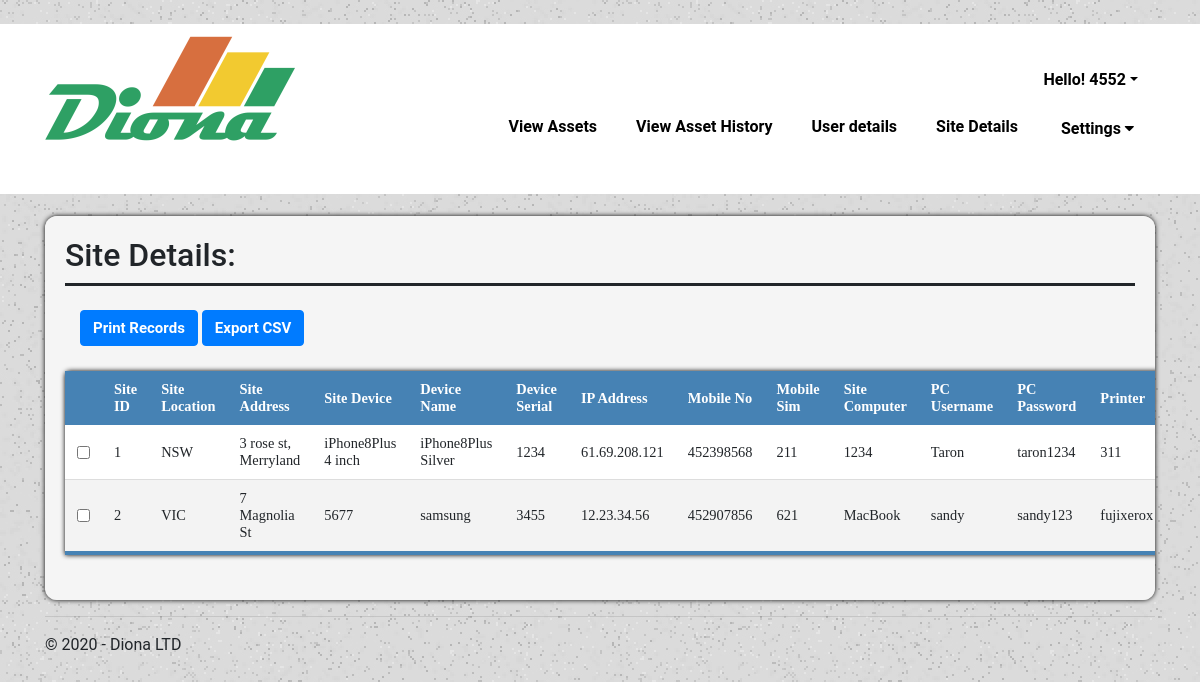
/site_details (signed in), run on an earlier commit of the app's database.
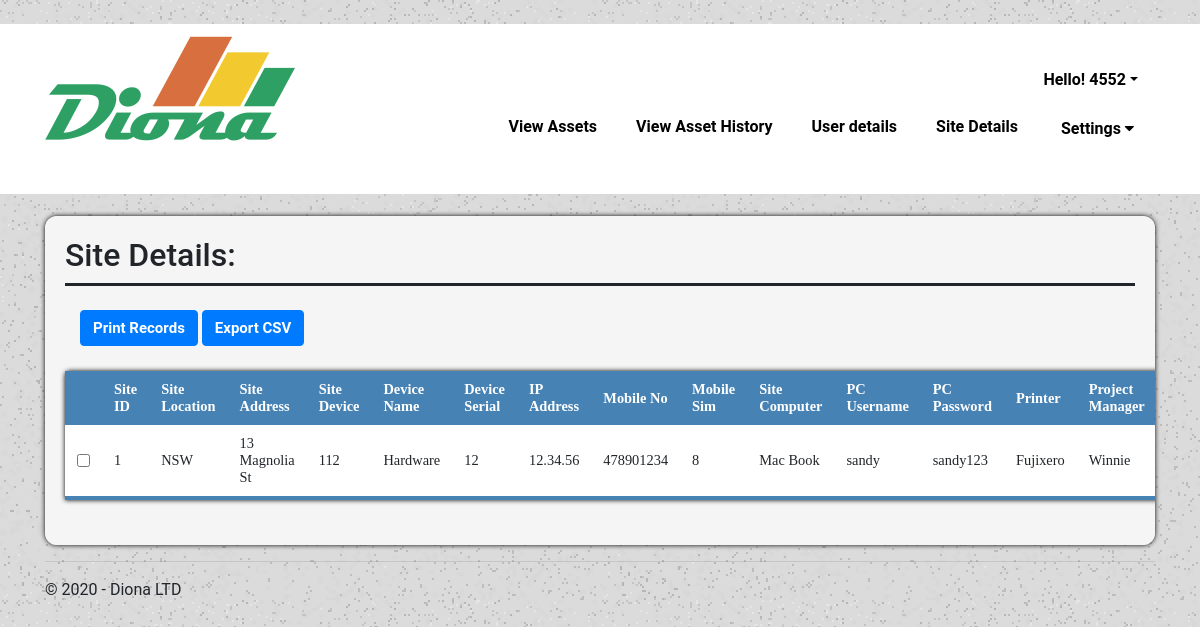
And on a later commit of the database.
### tables this page shows
CREATE TABLE Site (
                                            `site_id` integer NOT NULL,
                                            `site_location` TEXT NULL,
                                            `site_address` TEXT NULL,
                                            `site_device` TEXT NULL,
                                            `device_name` TEXT NULL,
                                            `serial` INTEGER NULL,
                                            `ip_address` TEXT NULL,
                                            `mobile_no` INTEGER NULL,
                                            `sim` INTEGER NULL,
                                            `computer` TEXT NULL,
                                            `PC_username` TEXT NULL,
                                            `PC_password` TEXT NULL,
                                            `printer` TEXT NULL,
                                            `projectManager` TEXT NULL,
                                            PRIMARY KEY (`site_id`));

### EX1/views.py (the view)
@app.route('/site_details')
def site_all_details():
    if 'loggedin' in session:
        conn = sqlite3.connect(r"diona.db")
        conn.row_factory = sqlite3.Row
        rows = conn.execute("SELECT site_id as 'Site ID', site_location as 'Site Location', site_address as 'Site Address', site_device as 'Site Device', device_name as 'Device Name', serial as 'Device Serial', ip_address as 'IP Address', mobile_no as 'Mobile No', sim as 'Mobile Sim', computer as 'Site Computer', PC_username as 'PC Username', PC_password as 'PC Password', printer as 'Printer', projectManager as 'Project Manager' FROM Site")
        col_names = rows.fetchone()
        headers = col_names.keys()
        cur2 = conn.cursor()
        results = cur2.execute("SELECT * FROM Site")
        """Renders the Site Details page."""
        return render_template('admin_site.html',
                                username=session['id'],
                                title='Site Details',
                                year=datetime.now().year,
                                message='Site Details',
                                header = headers,
                                rows = results.fetchall())
    return redirect(url_for('login'))

### EX1/templates/admin_site.html (shortened to what this page needs)
{% extends "layout_admin.html" %}
{% block content %}
<div class="viewContainer">
    <div class="siteHeader">
        <h2>Site Details:</h2>
    </div>
    <div class="extendedTable">
        <div class="container" style="overflow-x:auto;">
            <br>
            <button class="btn btn-primary" onclick="printRecords()">Print Records</button>
            <button id="export" class="btn btn-primary" data-export="export">Export CSV</button>
        </div>
        <table class="view-table" id="tableView">
            <thead>
                <tr>
                    <th scope="row"></th>
                    {%  for x in header: %}
                    <th> {{ x }} </th>
                    {% endfor %}
                </tr>
            </thead>
            {%  for row in range(rows|length): %}
            <tbody>
                <tr>
                    <td><input type="checkbox" name="row-check" value="{{ rows[row][0] }}"></td>
                    {%  for x in rows[row]: %}
                    <td>{{ x }}</td>
                    {% endfor %}
                </tr>
            </tbody>
            {% endfor %}
        </table>
    </div>
</div>
        {% endblock %}

### EX1/templates/layout_admin.html (shortened to what this page needs)
﻿<!DOCTYPE html>
<html>
<head>
    <link rel="stylesheet" href="https://stackpath.bootstrapcdn.com/bootstrap/4.4.1/css/bootstrap.min.css"
>
    <link rel="stylesheet" href="https://cdnjs.cloudflare.com/ajax/libs/font-awesome/4.7.0/css/font-awesome.min.css">
    <link rel="stylesheet" href="{{url_for('static',filename = 'styles.css')}}">
</head>
<body>
    <div class="topnavcontainer">
        <div class="container">
            <div class="row ">
                <div class="col-md-3  col-sm-2 align-self-center">
                    <a href="{{ url_for('home')}}">
                        <img id="output" name="logo" alt="Logo" src="{{url_for('static',filename = 'image/logo.png')}}" />
                    </a>
                </div>
                <div class="col-md-9  col-sm-10 align-self-end">
                    <div class="row justify-content-end">
                        <ul class="nav">
                            <li class="nav-item dropdown">
                                <a class="nav-link dropdown-toggle" href="#" id="navbarDropdownMenu" data-toggle="dropdown"
                                   aria-haspopup="true" aria-expanded="false"> Hello! {{username}}</a>
                            </li>
                        </ul>
                    </div>
                    <div class="row justify-content-end">
                        <div class="subnavheader">
                            <ul class="nav" name="navbarNavAltMarkup">
                                <li class="nav-item">
                                    <a class="nav-link" href="{{ url_for('adminview') }}" tabindex="-1">View Assets</a>
                                </li>
                                <li class="nav-item">
                                    <a class="nav-link" href="{{ url_for('view_history') }}" tabindex="-1">View Asset History</a>
                                </li>
                                <li class="nav-item">
                                    <a class="nav-link" href="{{ url_for('view_users') }}" tabindex="-1">User details</a>
                                </li>
                                <li class="nav-item">
                                    <a class="nav-link" href="{{ url_for('site_all_details') }}" tabindex="-1">Site Details</a>
                                </li>
                                <li class="nav-item">
                                    <div class="subnav">
                                        <button class="subnavbtn"> Settings <i class="fa fa-caret-down"></i></button>
                                    </div>
                                </li>
                            </ul>
                        </div>
                    </div>
                </div>
            </div>
        </div>
    </div>
    <div class="container body-content">
        {% block content %}{% endblock %}
        <hr />
        <footer>
            <p>&copy; {{ year }} - Diona LTD</p>
        </footer>
    </div>
</body>
</html>

### EX1/static/styles.css (style rules this page uses)
body { font-family: Roboto, Arial, sans-serif; background-image: url('/static/image/boxed-bg.jpg'); margin: 0; height: 100%; }
.topnavcontainer { background-color: #FFFFFF; height: 170px; overflow: auto; margin-bottom: 0; border-top: 0px; }
.nav ul, .nav li, .nav a { list-style: none; margin: 0; padding: 0; border: 0; line-height: 1; font-family: 'Roboto', sans-serif; color: black; }
.nav, .subnav { font-size: 16px; font-weight: bold; border-radius: 5px; width: auto; zoom: 1; padding: 5px 10px; border-radius: 5px; }
.nav li { text-align: center; margin: 0 5px 0 0; border: 1px solid transparent; }
.nav li a { border-radius: 5px; padding: 8px 15px 9px 15px; display: block; text-decoration: none; border: 1px solid transparent; }
.subnavbtn { font-size: 16px; font-weight: bold; border: inherit; outline: inherit; color: inherit; padding: inherit; background-color: inherit; font-family: inherit; margin: inherit; }
.siteHeader { text-align: left; font-family: Roboto, Arial, sans-serif; font-size: 14px; border-bottom: 3px solid #212529; color: #212529; }
.viewContainer { background-color: #F5F5F5; justify-content: center; padding: 20px; margin-top: 2%; border-bottom:5px; box-shadow: 0 0 5px rgba(0, 0, 0, 15); border-radius: 12px; overflow-x: auto; }
.btn { font-size: 15px; font-weight: bold; }
.row:after { content: ""; display: table; clear: both; }
.view-table { border-collapse: collapse; margin: 25px 0px; font-size: 0.9em; min-width: 400px; border-radius: 5px 5px 0 0; box-shadow: 0 0 5px rgba(0, 0, 0, 15); font-family: Calibri; }
.view-table thead tr { background-color: #4682B4; color: white; font-weight: bold; }
.view-table thead th { text-align: left; }
.view-table th, .view-table td { padding: 10px 12px; }
.view-table tbody tr { border-bottom: 1px solid #dddddd; }
.view-table tbody:last-of-type { border-bottom: 4px solid #4682B4; }
.view-table tbody { background-color: #f3f3f3; }
.view-table tbody:nth-child(2n) { background-color: white; }
.extendedTable table { width: 100% }

What changed in the data, as far as the page shows it:
removed Site: site_location "VIC", site_address "7 Magnolia St", site_device "5677", device_name "samsung", serial "3455", ip_address "12.23.34.56", mobile_no "452907856", sim "621", computer "MacBook", PC_username "sandy", PC_password "sandy123", printer "fujixerox"
changed Site "NSW": site_address "3 rose st, Merryland" → "13 Magnolia St"; site_device "iPhone8Plus 4 inch" → "112"; device_name "iPhone8Plus Silver" → "Hardware"; ip_address "1234" → "12.34.56"; mobile_no "61.69.208.121" → "478901234"; computer "452398568" → "Mac Book"; PC_username "1234" → "sandy"; PC_password "Taron" → "sandy123"; printer "taron1234" → "Fujixero"; projectManager "311" → "Winnie"
Also different on the page:
new list line: "Project Manager"
list line gone: "211"
new list line: "12 8"
list line gone: "☐ 2"
